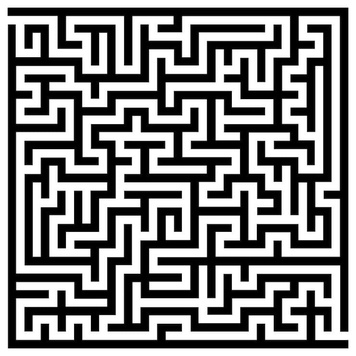
%> input picture src/labirinto.jpeg, 356 x 356 px, shrunk from 740 x 740 before the run
$ octave main.m   (GNU Octave 9; MATLAB toolbox functions it lacks are replaced by stand-ins)
%> lines starting %> are read from the running program, lines starting %| are printed output that depends on the picture; in (x1, y1, x2, y2) boxes, pixels count from 0 and x2, y2 are one past the last pixel; in counts of white or black regions, pixels touching at a corner belong together; the program's own positions count from 1
### src/carregar_imagem_binaria.m
function B = carregar_imagem_binaria(caminho_arquivo)
%> called with caminho_arquivo = 'labirinto.jpeg'
  pkg load image

  if nargin < 1 || isempty(caminho_arquivo)
    caminho_arquivo = "labirinto.jpeg";
  endif

  img = imread(caminho_arquivo);
%> img is the input picture: size 356x356x3 uint8; min 0, max 255, mean 134.2

  if size(img, 3) == 3
    img = rgb2gray(img);
%> img: size 356x356 uint8
  endif

  limiar = 128;

  B_temp = img > limiar;
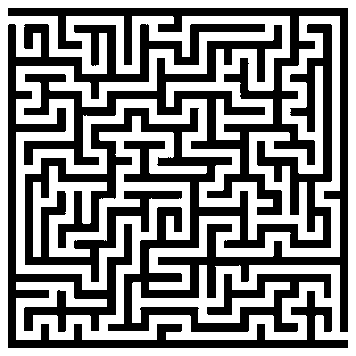
%> B_temp: size 356x356 logical; 52.9% white; 2 black regions, box (x1, y1, x2, y2) and area: (8, 8, 348, 332) 44301, (8, 24, 348, 348) 15364

  [linhas_pretas, colunas_pretas] = find(B_temp == 0);
%> linhas_pretas = 59665 values from 9 to 348; colunas_pretas = 59665 values from 9 to 348

  y_min = min(linhas_pretas);
%> y_min = 9
  x_min = min(colunas_pretas);
%> x_min = 9
  y_max = max(linhas_pretas);
%> y_max = 348
  x_max = max(colunas_pretas);
%> x_max = 348

  B = B_temp(y_min:y_max, x_min:x_max);
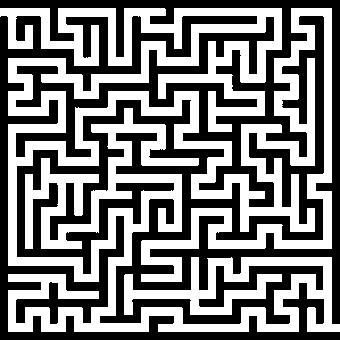
%> B: size 340x340 logical; 48.4% white; 1 white region, box (x1, y1, x2, y2) and area: (0, 8, 340, 332) 55935

  imwrite(B, "labirinto_41x41.png");
end

### src/obter_arestas.m
% Parte 2 / item c), d) e e)
function [arestas, qtd_arestas] = obter_arestas(B, n_celulas)
  if nargin < 2 || isempty(n_celulas)
    n_celulas = 41;
  end

  n = n_celulas;

  max_arestas = 2 * n^2;
  arestas_temp = zeros(max_arestas, 2);
  qtd_arestas = 0;

  for i = 1:n
    for j = 1:n
      if j < n
        if verificar_passagem_horizontal(B, i, j, j + 1, n)
          id_u = calcular_id_no(n, i, j);
          id_v = calcular_id_no(n, i, j + 1);
          qtd_arestas = qtd_arestas + 1;

          arestas_temp(qtd_arestas, :) = [id_u, id_v];
        endif
      endif
      if i < n
        if verificar_passagem_vertical(B, i, i + 1, j, n)
          id_u = calcular_id_no(n, i, j);
          id_v = calcular_id_no(n, i + 1, j);
          qtd_arestas = qtd_arestas + 1;

          arestas_temp(qtd_arestas, :) = [id_u, id_v];
        endif
      endif
    end
  end

  arestas = arestas_temp(1:qtd_arestas, :);
end

### src/construir_grafo_labirinto.m

function [arestas, qtd_arestas, vertices, qtd_vertices] = construir_grafo_labirinto(B, n_celulas)
  if nargin < 2 || isempty(n_celulas)
    n_celulas = 41;
  endif

  [arestas, qtd_arestas] = obter_arestas(B, n_celulas);
  [vertices, qtd_vertices, ~, ~] = extrair_caminhos_e_paredes(B, n_celulas);
end

### src/extrair_caminhos_e_paredes.m
function [caminhos_livres, qtd_caminhos, paredes, qtd_paredes] = extrair_caminhos_e_paredes(B, n_celulas)
  if nargin < 2 || isempty(n_celulas)
    n_celulas = 41;
  endif

  n = n_celulas;

  caminhos_livres_temp = zeros(n^2, 1);
  qtd_caminhos = 0;
  paredes_temp = zeros(n^2, 1);
  qtd_paredes = 0;

  for i = 1:n
    for j = 1:n
      id_no = calcular_id_no(n, i, j);
      [x, y] = calcular_centro_celula(B, i, j, n);
      valor = B(y, x);

      if valor == 1
        qtd_caminhos = qtd_caminhos + 1;
        caminhos_livres_temp(qtd_caminhos) = id_no;
      else
        qtd_paredes = qtd_paredes + 1;
        paredes_temp(qtd_paredes) = id_no;
      endif
    end
  end

  caminhos_livres = caminhos_livres_temp(1:qtd_caminhos);
  paredes = paredes_temp(1:qtd_paredes);
end

### src/obter_entrada_saida.m
function [s, t, pos_s, pos_t] = obter_entrada_saida(B, n_celulas)
  if nargin < 2 || isempty(n_celulas)
    n_celulas = 41;
  endif

  n = n_celulas;
  [livres, ~, ~, ~] = extrair_caminhos_e_paredes(B, n);

  i = ceil(livres / n);
  j = livres - (i - 1) * n;

  na_borda = (i == 1) | (i == n) | (j == 1) | (j == n);
  ids_borda = livres(na_borda);

  if numel(ids_borda) ~= 2
    error("Esperava-se 2 celulas livres na borda (entrada e saida). Encontrado %d.", numel(ids_borda));
  endif

  s = ids_borda(1);
  t = ids_borda(2);

  pos_s = [ceil(s / n), s - (ceil(s / n) - 1) * n];
  pos_t = [ceil(t / n), t - (ceil(t / n) - 1) * n];
end

### src/calcular_id_no.m
% Parte 2 - item a) - Função auxiliar para o id
function id = calcular_id_no(n, i, j)
  id = (i - 1) * n + j;
end

### src/dijkstra.m
function [dist, anterior] = dijkstra(A, s)
  N = size(A, 1);

  dist     = Inf(N, 1);
  anterior = zeros(N, 1);
  visitado = false(N, 1);

  dist(s) = 0;

  for k = 1:N
    % vertice nao visitado de menor distancia
    d = dist;
    d(visitado) = Inf;
    [d_min, u] = min(d);

    if isinf(d_min)
      break;                 % o que resta e inalcancavel
    endif

    visitado(u) = true;

    % relaxa as arestas que saem de u
    vizinhos = find(A(u, :));
    for v = vizinhos
      if ~visitado(v)
        nova_dist = dist(u) + A(u, v);
        if nova_dist < dist(v)
          dist(v) = nova_dist;
          anterior(v) = u;
        endif
      endif
    end
  end
end

### src/reconstruir_caminho.m
function caminho = reconstruir_caminho(anterior, s, t)
  caminho = t;
  v = t;

  while v ~= s
    v = anterior(v);
    if v == 0
      caminho = [];
      return;
    endif
    caminho(end + 1) = v;
  endwhile

  caminho = fliplr(caminho);
end

### src/visualizar_grafo.m
function visualizar_grafo(img, arestas, vertices, s, t, n_celulas, caminho, mostrar_grafo)
  if nargin < 7
    caminho = [];
  endif
  if nargin < 8 || isempty(mostrar_grafo)
    mostrar_grafo = true;
  endif
  n = n_celulas;

  % centro = (x = coluna, y = linha) de todas as celulas, indexado pelo id de cada nó
  x_c = zeros(n^2, 1);
  y_c = zeros(n^2, 1);
  for i = 1:n
    for j = 1:n
      id = calcular_id_no(n, i, j);
      [x_c(id), y_c(id)] = calcular_centro_celula(img, i, j, n);
    end
  end

  imshow(img);
  hold on;

  % desenha todas as arestas em uma única chamada utlizando a estratégia dos 'NaNs'
  if mostrar_grafo
    u = arestas(:, 1);
    v = arestas(:, 2);
    X = [x_c(u)'; x_c(v)'; NaN(1, numel(u))];
    Y = [y_c(u)'; y_c(v)'; NaN(1, numel(u))];
    plot(X(:), Y(:), "-", "Color", [0.90 0.50 0.00], "LineWidth", 1);

  % plota os vértices
  plot(x_c(vertices), y_c(vertices), "o", "MarkerSize", 3, ...
        "MarkerFaceColor", [0.25 0.25 0.25], "MarkerEdgeColor", "none");
  endif

  if ~isempty(caminho)
    plot(x_c(caminho), y_c(caminho), "-", "Color", [0.85 0.00 0.00], "LineWidth", 2.5);
  endif

  % entrada com cor verde e saída com cor azul, como sugerido na atividade
  plot(x_c(s), y_c(s), "s", "MarkerSize", 5, "MarkerFaceColor", [0.00 0.65 0.00], "MarkerEdgeColor", "k");
  plot(x_c(t), y_c(t), "s", "MarkerSize", 5, "MarkerFaceColor", [0.00 0.20 0.90], "MarkerEdgeColor", "k");

  hold off;
end

### src/main.m
1;
addpath("src");
n = 41;

% Parte 1 / item a), b)
B = carregar_imagem_binaria("labirinto.jpeg");

% Parte 1 / item d) - Exibindo a imagem 'cropada', identificando a saída e a entrada
imwrite(B, "labirinto_41x41.png");''

% Parte 2 / item b) - Centro de cada nó

for i = 1:n
  for j = 1:n
    id = calcular_id_no(n, i, j);
    [x, y] = calcular_centro_celula(n, i, j);
    % fprintf("(Nó: %d; (x = %d, y = %d )", id, x, y);
  end
end

% Parte 2 / item c), d), e) e f)
[arestas, qtd_arestas, vertices, qtd_vertices] = construir_grafo_labirinto(B, n);
%> after the loop in obter_arestas, `for i = 1:n`: id_u = 1639; id_v = 1640; qtd_arestas = 800
%> in obter_arestas, `arestas = arestas_temp(1:qtd_arestas, :);`: arestas = 800 rows, first 12: [42 43; 43 44; 43 84; 44 45; 45 46; 46 47; 47 88; 49 50; 49 90; 50 51; 51 52; 52 53]
%> in construir_grafo_labirinto, `[arestas, qtd_arestas] = obter_arestas(B, n_celulas);`: qtd_arestas = 800
%> after the loop in extrair_caminhos_e_paredes, `for i = 1:n`: caminhos_livres_temp = 1681 values, max 1640 at index 801, min 0 at index 802, mean 400.7; paredes_temp = 1681 values, max 1681 at index 880, min 0 at index 881, mean 440.3; qtd_caminhos = 801; qtd_paredes = 880
%> in extrair_caminhos_e_paredes, `caminhos_livres = caminhos_livres_temp(1:qtd_caminhos);`: caminhos_livres = 801 values from 42 to 1640
%> in extrair_caminhos_e_paredes, `paredes = paredes_temp(1:qtd_paredes);`: paredes = 880 values from 1 to 1681
%> in construir_grafo_labirinto, `[vertices, qtd_vertices, ~, ~] = extrair_caminhos_e_paredes(B, n_celul..`: vertices = 801 values from 42 to 1640; qtd_vertices = 801
%> qtd_arestas = 800; vertices = 801 values from 42 to 1640; qtd_vertices = 801

% disp(arestas);
fprintf("Quantidade de arestas %d\n", qtd_arestas);
%| Quantidade de arestas 800
fprintf("Quantidade de vértices %d\n", qtd_vertices);
%| Quantidade de vértices 801

% Parte 3 - Visualização do grafo (itens a, b e c) e Parte 4 - Formulação como problema de caminho mínimo (item a)
[s, t, pos_s, pos_t] = obter_entrada_saida(B, n);
%> in obter_entrada_saida, `[livres, ~, ~, ~] = extrair_caminhos_e_paredes(B, n);`: livres = 801 values from 42 to 1640
%> in obter_entrada_saida, `i = ceil(livres / n);`: i = 801 values from 2 to 40
%> in obter_entrada_saida, `j = livres - (i - 1) * n;`: j = 801 values, max 41 at index 801, min 1 at index 1, mean 21
%> in obter_entrada_saida, `na_borda = (i == 1) | (i == n) | (j == 1) | (j == n);`: na_borda = 801 logical values, 2 true
%> in obter_entrada_saida, `ids_borda = livres(na_borda);`: ids_borda = [42; 1640]
%> in obter_entrada_saida, `s = ids_borda(1);`: s = 42
%> in obter_entrada_saida, `t = ids_borda(2);`: t = 1640
%> in obter_entrada_saida, `pos_s = [ceil(s / n), s - (ceil(s / n) - 1) * n];`: pos_s = [2 1]
%> in obter_entrada_saida, `pos_t = [ceil(t / n), t - (ceil(t / n) - 1) * n];`: pos_t = [40 41]
%> s = 42; t = 1640; pos_s = [2 1]; pos_t = [40 41]
% visualizar_grafo(B, arestas, vertices, s, t, n);

% fprintf(pos_s);
% fprintf(pos_t);
% Parte 5 - Dijkstra

N = n^2;
u = arestas(:, 1);
%> u = 800 values from 42 to 1639
v = arestas(:, 2);
%> v = 800 values, max 1640 at index 800, min 43 at index 1, mean 850.9

A = sparse([u; v], [v; u], 1, N, N);
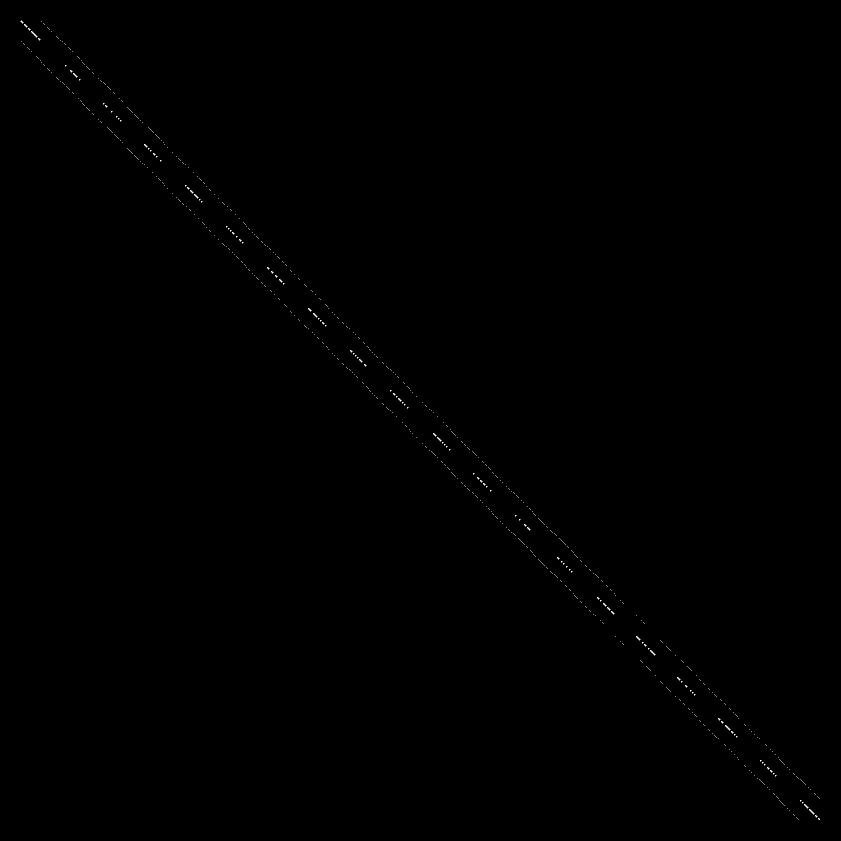
%> A: size 1681x1681 double (shown at 1/2 size); values 0 (black) and 1 (white), 0.06% white in thin lines or dots

% s_coord = [2, 1];
% t_coord = [40, 41];
s = calcular_id_no(n, pos_s(1), pos_s(2));
%> in calcular_id_no, `id = (i - 1) * n + j;`: id = 42
t = calcular_id_no(n, pos_t(1), pos_t(2));

tic;
[dist, anterior] = dijkstra(A, s);
%> the loop in dijkstra, `for k = 1:N` made 802 passes
%> (d_min, u, vizinhos) on passes 1 to 3: (0, 42, 43), (1, 43, [42 44 84]), (2, 44, [43 45])
%> after the loop in dijkstra, `for k = 1:N`: anterior = 1681 values, max 1639 at index 1638, min 0 at index 1, mean 399.6; nova_dist = 365; visitado = 1681 logical values, 801 true

tempo = toc;

fprintf("Tempo estimado de 1 execução: %.3f\n", tempo);

amostras = 20;
tic;

for r = 1:amostras
  dijkstra(A, s);
end

tempo_medio = toc / amostras;
fprintf("Tempo estimado de %d execuções: %d\n", amostras, tempo_medio);

caminho = reconstruir_caminho(anterior, s, t);
%> in reconstruir_caminho, `caminho = t;`: caminho = 1640
%> the loop in reconstruir_caminho, `while v ~= s` made 246 passes
%> v on passes 1 to 3: 1639, 1598, 1557
%> after the loop in reconstruir_caminho, `while v ~= s`: caminho = 247 values, max 1640 at index 1, min 42 at index 247, mean 760; v = 42
%> in reconstruir_caminho, `caminho = fliplr(caminho);`: caminho = 247 values, max 1640 at index 247, min 42 at index 1, mean 760

% Parte 6 \ itens a), b), c) e d)
fprintf("Custo do caminho mínimo: %d\n", dist(t));
%| Custo do caminho mínimo: 246
fprintf("Movimentos realizados: %d\n", numel(caminho) - 1);
%| Movimentos realizados: 246
fprintf("Número de Vértices do caminho: %d\n", numel(caminho));
%| Número de Vértices do caminho: 247
fprintf("Tempo do Dijkstra(com min-heap): %.3f\n (1 execução) | %.4f s (media de %d)\n", tempo, tempo_medio, amostras);

% Parte 7- Caminho mínimo sobre a imagem

img = imread("labirinto_41x41.png");

% (a) labirinto original
figure; imshow(img); title("Labirinto original");
print("-dpng", "-r150", "labirinto_original.png");

% imagem binaria
figure; imshow(B); title("Imagem binaria (1 = livre, 0 = parede)");
print("-dpng", "-r150", "labirinto_binario.png");

% (b) grafo construído sobre o labirinto
figure; visualizar_grafo(img, arestas, vertices, s, t, n);
%> after the loop in visualizar_grafo, `for i = 1:n`: x_c = 1681 values, max 336 at index 41, min 4 at index 1, mean 170; y_c = 1681 values from 4 to 336
%> in visualizar_grafo, `u = arestas(:, 1);`: u = 800 values from 42 to 1639
%> in visualizar_grafo, `v = arestas(:, 2);`: v = 800 values, max 1640 at index 800, min 43 at index 1, mean 850.9
%> in visualizar_grafo, `X = [x_c(u)'; x_c(v)'; NaN(1, numel(u))];`: X = 800 columns, first 8: [4 12 12 21 29 37 46 62; 12 21 12 29 37 46 46 70; NaN NaN NaN NaN NaN NaN NaN NaN]
%> in visualizar_grafo, `Y = [y_c(u)'; y_c(v)'; NaN(1, numel(u))];`: Y = 800 columns, first 8: [12 12 12 12 12 12 12 12; 12 12 21 12 12 12 21 12; NaN NaN NaN NaN NaN NaN NaN NaN]
title("Grafo sobre o labirinto");
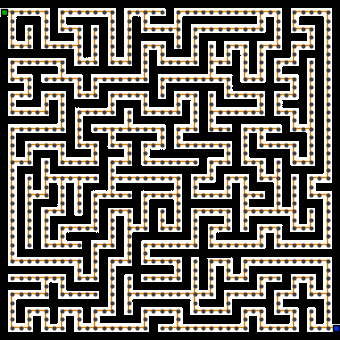
%> figure redrawn from the program's plot data; its title reads 'Grafo sobre o labirinto'
print("-dpng", "-r150", "grafo_sobre_labirinto.png");

% (c) apenas o caminho minimo sobre o labirinto
figure; visualizar_grafo(img, arestas, vertices, s, t, n, caminho, false);
title(sprintf("Caminho minimo (%d movimentos)", numel(caminho) - 1));
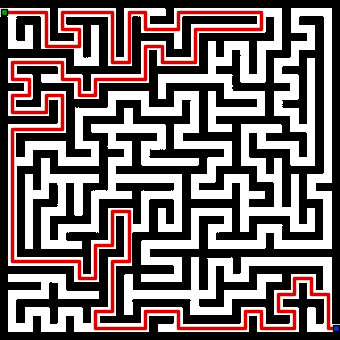
%> figure redrawn from the program's plot data; its title reads 'Caminho minimo (246 movimentos)'
print("-dpng", "-r150", "caminho_minimo.png");

% (d) grafo completo com o caminho destacado
figure; visualizar_grafo(img, arestas, vertices, s, t, n, caminho, true);
title("Grafo completo com o caminho minimo destacado");
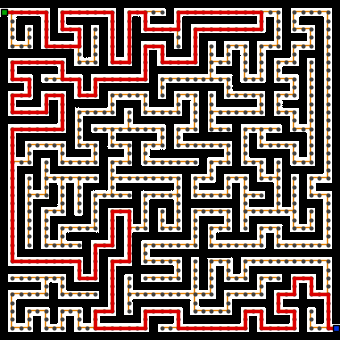
%> figure redrawn from the program's plot data; its title reads 'Grafo completo com o caminho minimo destacado'
print("-dpng", "-r150", "grafo_e_caminho.png");
